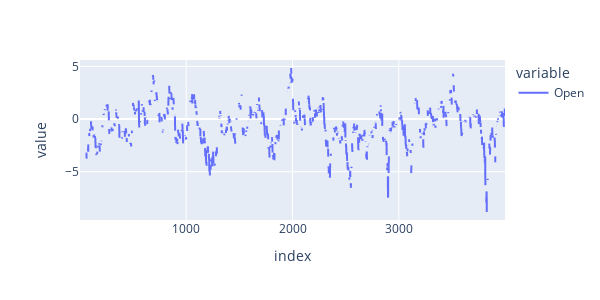

The code cell stored with this chart in its notebook:
### Code cell
sortina_ratio.plot ().update_layout( autosize = False, width=600, height=300)

### Figure 1 — Plotly figure (JSON) as saved in the notebook; plotly's stock layout.template omitted (floating-point values rounded to 4 significant figures; data arrays with more than 128 entries replaced by an {"elided": "..."} marker saying what was removed)
{"data": [{"hovertemplate": "variable=Open<br>index=%{x}<br>value=%{y}<extra></extra>", "legendgroup": "Open", "line": {"color": "#636efa", "dash": "solid"}, "marker": {"symbol": "circle"}, "mode": "lines", "name": "Open", "showlegend": true, "type": "scattergl", "x": {"elided": "3999 int values"}, "xaxis": "x", "y": {"elided": "3999 float values"}, "yaxis": "y"}], "layout": {"autosize": false, "height": 300, "legend": {"title": {"text": "variable"}, "tracegroupgap": 0}, "margin": {"t": 60}, "width": 600, "xaxis": {"anchor": "y", "domain": [0, 1], "title": {"text": "index"}}, "yaxis": {"anchor": "x", "domain": [0, 1], "title": {"text": "value"}}}}
